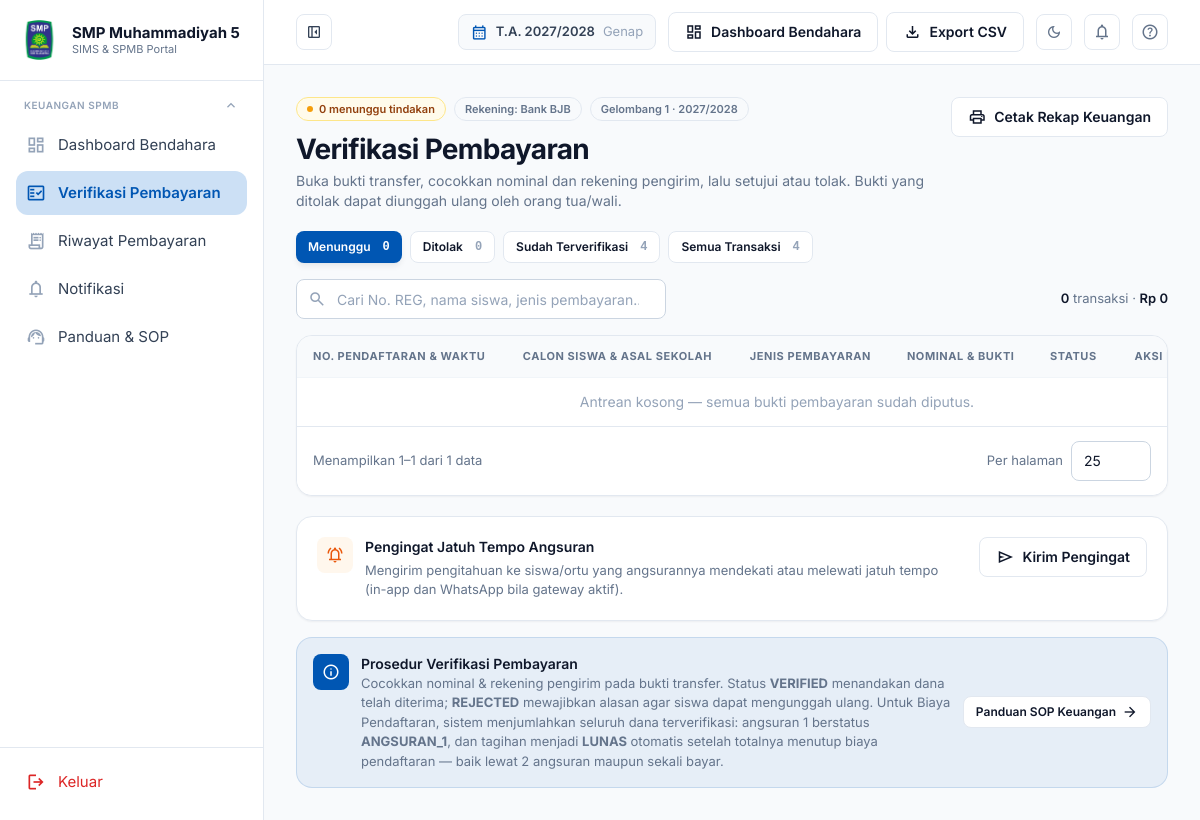
The app's page /app/bendahara/pembayaran.php (signed in) with its own data.
### tables this page shows
CREATE TABLE `pengaturan_sekolah` (
  `id` int(11) NOT NULL DEFAULT 1,
  `nama_sekolah` varchar(150) NOT NULL DEFAULT 'SMP Muhammadiyah 5 Kota Tangerang',
  `alamat_sekolah` text DEFAULT NULL,
  `logo_url` text DEFAULT NULL,
  `hero_banner_url` text DEFAULT NULL,
  `login_banner_url` text DEFAULT NULL,
  `favicon_url` text DEFAULT NULL,
  `warna_utama` varchar(20) DEFAULT '#0056b3',
  `biaya_formulir` decimal(12,2) DEFAULT 200000.00,
  `biaya_spp` decimal(12,2) DEFAULT 0.00,
  `estimasi_uang_masuk` decimal(12,2) DEFAULT 0.00,
  `rincian_biaya` text DEFAULT NULL,
  `ambang_kelulusan` decimal(5,2) NOT NULL DEFAULT 70.00,
  `angsuran_1_nominal` decimal(12,2) NOT NULL DEFAULT 0.00,
  `angsuran_2_nominal` decimal(12,2) NOT NULL DEFAULT 0.00,
  `angsuran_1_jatuh_tempo` date DEFAULT NULL,
  `angsuran_2_jatuh_tempo` date DEFAULT NULL,
  `pengingat_angsuran_hari` tinyint(3) UNSIGNED NOT NULL DEFAULT 7,
  `pengingat_angsuran_wa` tinyint(1) NOT NULL DEFAULT 0,
  `label_uang_pangkal` varchar(100) DEFAULT 'Uang Pangkal Gedung',
  `label_spp` varchar(100) DEFAULT 'SPP Bulanan',
  `teks_beasiswa` varchar(300) DEFAULT NULL,
  `nama_bank` varchar(50) DEFAULT 'Bank Syariah Indonesia (BSI)',
  `no_rekening` varchar(50) DEFAULT '1234567890',
  `atas_nama_rekening` varchar(100) DEFAULT 'SMP Muhammadiyah 5',
  `kontak_wa_panitia` varchar(20) DEFAULT '628123456789',
  `email_sekolah` varchar(100) DEFAULT NULL,
  `sosmed_instagram` varchar(255) DEFAULT NULL,
  `sosmed_tiktok` varchar(255) DEFAULT NULL,
  `sosmed_youtube` varchar(255) DEFAULT NULL,
  `website_sekolah` varchar(255) DEFAULT NULL,
  `ticker_header` text DEFAULT NULL,
  `profil_singkat` text DEFAULT NULL,
  `deskripsi_sekolah` text DEFAULT NULL,
  `tagline` varchar(255) DEFAULT 'Berakhlak & Berprestasi',
  `faq_list` text DEFAULT NULL,
  `wa_teks` text DEFAULT NULL,
  `tahun_ajaran` varchar(20) DEFAULT '2027/2028',
  `gelombang` varchar(50) DEFAULT 'Gelombang 1',
  `tanggal_buka_ppdb` date DEFAULT NULL,
  `tanggal_tutup_ppdb` date DEFAULT NULL,
  `tanggal_pengumuman` date DEFAULT NULL,
  `pendaftaran_dibuka` tinyint(1) NOT NULL DEFAULT 1,
  `deskripsi_gelombang` text DEFAULT NULL,
  `jalur_aktif` text DEFAULT NULL,
  `fonnte_token` varchar(255) DEFAULT NULL,
  `midtrans_server_key` varchar(255) DEFAULT NULL,
  `midtrans_client_key` varchar(255) DEFAULT NULL,
  `midtrans_sandbox` tinyint(1) DEFAULT 1,
  `syarat_ketentuan` longtext DEFAULT NULL,
  `syarat_versi` int(11) NOT NULL DEFAULT 1,
  `bayar_gateway_aktif` tinyint(1) NOT NULL DEFAULT 0,
  `bayar_transfer_aktif` tinyint(1) NOT NULL DEFAULT 1,
  `bayar_qris_aktif` tinyint(1) NOT NULL DEFAULT 0,
  `qris_image_url` text DEFAULT NULL,
  `qris_merchant` varchar(100) DEFAULT NULL,
  `kirim_akun_otomatis` tinyint(1) NOT NULL DEFAULT 0,
  `notif_wa_operator` varchar(255) DEFAULT NULL,
  `notif_wa_bendahara` varchar(255) DEFAULT NULL,
  `notif_wa_aktif` tinyint(1) NOT NULL DEFAULT 0,
  `notif_email` varchar(255) DEFAULT NULL,
  `hasil_diumumkan_pada` datetime DEFAULT NULL,
  `retensi_aktif` tinyint(1) NOT NULL DEFAULT 0,
  `retensi_bulan_tidak_lulus` smallint(5) UNSIGNED DEFAULT NULL,
  `retensi_bulan_batal` smallint(5) UNSIGNED DEFAULT NULL,
  `retensi_bulan_lulus_arsip` smallint(5) UNSIGNED DEFAULT NULL,
  `updated_at` datetime DEFAULT current_timestamp() ON UPDATE current_timestamp()
);

### app/bendahara/pembayaran.php (the view, shortened to what the rows shown need)
<?php
require_once __DIR__ . '/../../includes/config.php';
$semuaTransaksi = daftar_pembayaran();
$hitung = ['PENDING' => 0, 'REJECTED' => 0, 'MASUK' => 0, 'SEMUA' => count($semuaTransaksi)];
require_once __DIR__ . '/../../includes/partials/head.php';
?>
<div class="lg:pl-[264px]">
  <main class="px-4 sm:px-6 lg:px-8 py-6 lg:py-8 max-w-[1440px]">
    <div class="flex flex-col lg:flex-row lg:items-start justify-between gap-4">
      <div>
        <div class="flex items-center gap-2 flex-wrap">
          <span class="badge badge-amber"><?= dot('amber') ?> <?= (int) $hitung['PENDING'] ?> menunggu tindakan</span>
          <span class="badge badge-gray">Rekening: <?= e($PENGATURAN['nama_bank']) ?></span>
          <span class="badge badge-gray"><?= e($PENGATURAN['gelombang']) ?> · <?= e($PENGATURAN['tahun_ajaran']) ?></span>
        </div>
        <h1 class="mt-3 text-2xl sm:text-[28px] font-bold tracking-tight text-ink-900">Verifikasi Pembayaran</h1>
      </div>
    </div>
    <div class="mt-4 card overflow-hidden">
      <div class="overflow-x-auto scroll-thin">
        <table id="data-table" class="w-full min-w-[960px] border-collapse" data-paginate="25">
          <thead class="thead">
            <tr>
              <th class="th">No. Pendaftaran &amp; Waktu</th>
              <th class="th">Calon Siswa &amp; Asal Sekolah</th>
              <th class="th">Jenis Pembayaran</th>
              <th class="th">Nominal &amp; Bukti</th>
              <th class="th">Status</th>
              <th class="th text-right">Aksi Bendahara</th>
            </tr>
          </thead>
        </table>
      </div>
    </div>
    <section class="mt-5 card p-5">
      <div class="flex flex-col sm:flex-row sm:items-start justify-between gap-4">
        <div class="flex items-start gap-3">
          <div>
            <h2 class="font-semibold text-ink-900 text-sm">Pengingat Jatuh Tempo Angsuran</h2>
          </div>
        </div>
      </div>
    </section>
  </main>
</div>
</body>
</html>

### records on screen
pengaturan_sekolah: nama_bank "Bank BJB", gelombang "Gelombang 1", tahun_ajaran "2027/2028"

### other values on screen
APP_SHORT "SMP Muhammadiyah 5"
APP_TAGLINE "SIMS & SPMB Portal"
$grup['judul'] "KEUANGAN SPMB"
$m['label'] "Dashboard Bendahara"
$m['label'] "Verifikasi Pembayaran"
$m['label'] "Riwayat Pembayaran"
$m['label'] "Notifikasi"
$m['label'] "Panduan & SOP"
APP_TAHUN "T.A. 2027/2028"
$hitung['PENDING'] "0"
$f['label'] "Menunggu"
$hitung[$k] "0"
$f['label'] "Ditolak"
$f['label'] "Sudah Terverifikasi"
$hitung[$k] "4"
